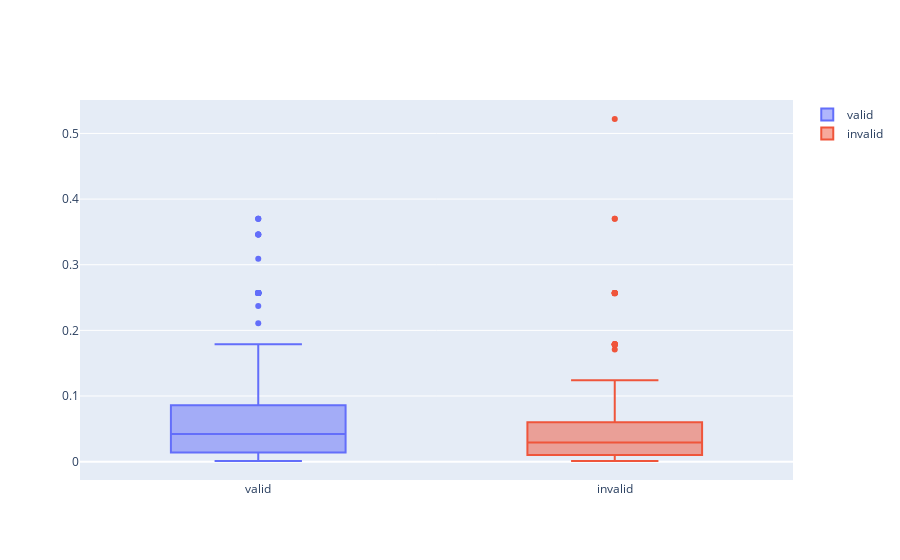

Here is the notebook cell this chart was saved with:
### Code cell
valid = v_df[v_df['valid'] == 1]
invalid = v_df[v_df['valid'] == 0]
data = [go.Box(y=valid['pct_of_frame'], name='valid'),
        go.Box(y=invalid['pct_of_frame'], name='invalid')]
fig = go.Figure(data=data)
fig.show()

### Figure 1 — Plotly figure (JSON) as saved in the notebook; plotly's stock layout.template omitted (floating-point values rounded to 4 significant figures; data arrays with more than 128 entries replaced by an {"elided": "..."} marker saying what was removed)
{"data": [{"name": "valid", "type": "box", "y": {"elided": "1386 float values"}}, {"name": "invalid", "type": "box", "y": {"elided": "319 float values"}}], "layout": {"autosize": true, "xaxis": {"autorange": true, "range": [-0.5, 1.5], "type": "category"}, "yaxis": {"autorange": true, "range": [-0.02794, 0.5509], "type": "linear"}}}
